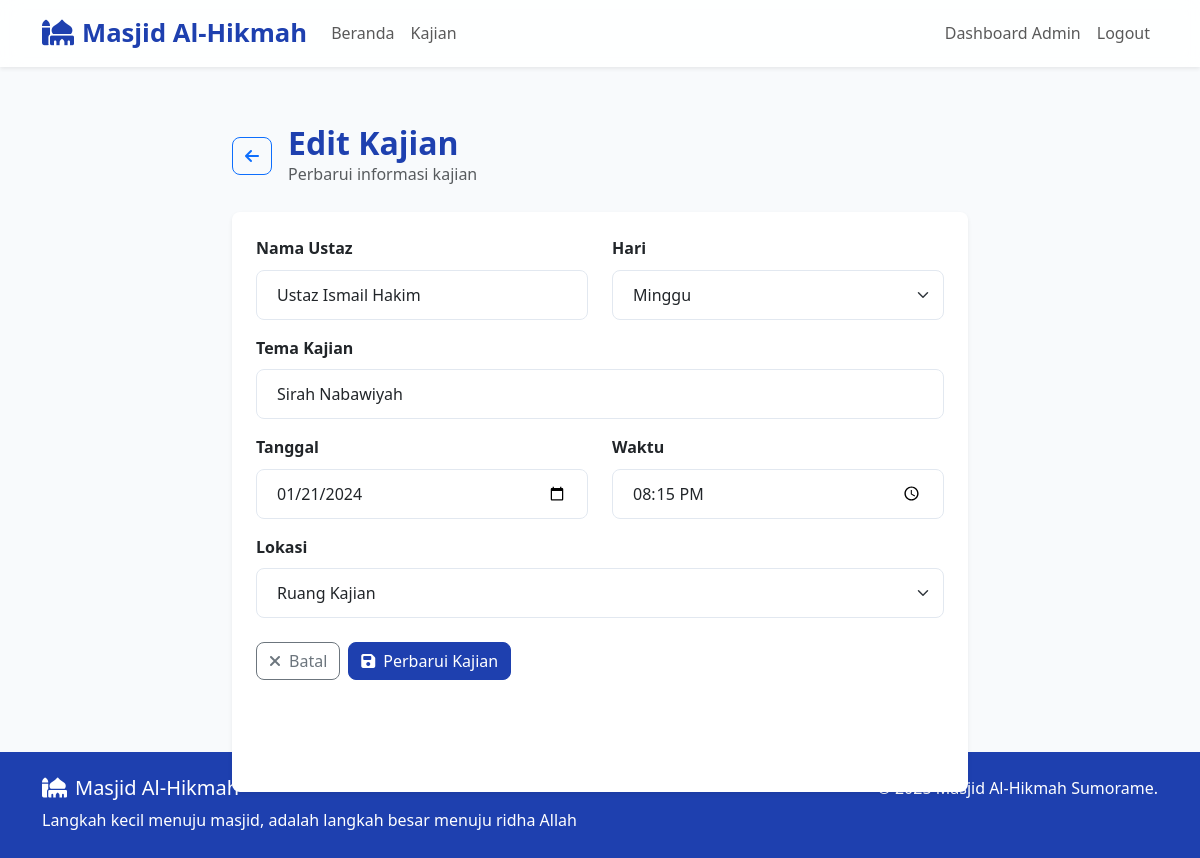
/admin/kajian/edit/4 (signed in), run on the app's committed database.
### tables this page shows
CREATE TABLE kajian (
                 id INTEGER PRIMARY KEY AUTOINCREMENT,
                 nama_ustaz TEXT NOT NULL,
                 tema_kajian TEXT NOT NULL,
                 hari TEXT NOT NULL,
                 tanggal TEXT NOT NULL,
                 waktu TEXT NOT NULL,
                 lokasi TEXT NOT NULL,
                 created_at TIMESTAMP DEFAULT CURRENT_TIMESTAMP);

### app.py (the view, shortened to what this page needs)
@app.route('/admin/kajian/edit/<int:id>', methods=['GET', 'POST'])
def edit_kajian(id):
    if not session.get('admin_logged_in'):
        flash('Silakan login terlebih dahulu!', 'error')
        return redirect(url_for('login'))
    conn = sqlite3.connect('masjid.db')
    c = conn.cursor()
    c.execute("SELECT * FROM kajian WHERE id = ?", (id,))
    kajian = c.fetchone()
    conn.close()
    if not kajian:
        flash('Kajian tidak ditemukan!', 'error')
        return redirect(url_for('admin_dashboard'))
    return render_template('edit_kajian.html', kajian=kajian)

### templates/edit_kajian.html (shortened to what this page needs)
{% extends "base.html" %}
{% block content %}
<div class="container pt-5">
    <div class="row justify-content-center">
        <div class="col-lg-8">
            <div class="d-flex align-items-center mb-4">
                <a href="{{ url_for('admin_dashboard') }}" class="btn btn-outline-primary me-3">
                    <i class="fas fa-arrow-left"></i>
                </a>
                <div>
                    <h2 class="fw-bold text-primary mb-0">Edit Kajian</h2>
                    <p class="text-muted mb-0">Perbarui informasi kajian</p>
                </div>
            </div>
            <div class="card border-0 shadow-sm">
                <div class="card-body p-4">
                    <form method="POST">
                        <div class="row">
                            <div class="col-md-6 mb-3">
                                <label for="nama_ustaz" class="form-label fw-semibold">Nama Ustaz</label>
                                <input type="text" class="form-control" id="nama_ustaz" name="nama_ustaz"
                                       value="{{ kajian[1] }}" required>
                            </div>
                            <div class="col-md-6 mb-3">
                                <label for="hari" class="form-label fw-semibold">Hari</label>
                                <select class="form-select" id="hari" name="hari" required>
                                    <option value="Minggu" {% if kajian[3] == 'Minggu' %}selected{% endif %}>Minggu</option>
                                </select>
                            </div>
                        </div>
                        <div class="mb-3">
                            <label for="tema_kajian" class="form-label fw-semibold">Tema Kajian</label>
                            <input type="text" class="form-control" id="tema_kajian" name="tema_kajian"
                                   value="{{ kajian[2] }}" required>
                        </div>
                        <div class="row">
                            <div class="col-md-6 mb-3">
                                <label for="tanggal" class="form-label fw-semibold">Tanggal</label>
                                <input type="date" class="form-control" id="tanggal" name="tanggal"
                                       value="{{ kajian[4] }}" required>
                            </div>
                            <div class="col-md-6 mb-3">
                                <label for="waktu" class="form-label fw-semibold">Waktu</label>
                                <input type="time" class="form-control" id="waktu" name="waktu"
                                       value="{{ kajian[5] }}" required>
                            </div>
                        </div>
                        <div class="mb-4">
                            <label for="lokasi" class="form-label fw-semibold">Lokasi</label>
                            <select class="form-select" id="lokasi" name="lokasi" required>
                                <option value="Ruang Kajian" {% if kajian[6] == 'Ruang Kajian' %}selected{% endif %}>Ruang Kajian</option>
                            </select>
                        </div>
                        <div class="d-flex gap-2">
                            <a href="{{ url_for('admin_dashboard') }}" class="btn btn-outline-secondary">
                                <i class="fas fa-times me-2"></i>Batal
                            </a>
                            <button type="submit" class="btn btn-primary">
                                <i class="fas fa-save me-2"></i>Perbarui Kajian
                            </button>
                        </div>
                    </form>
                </div>
            </div>
        </div>
    </div>
</div>
{% endblock %}

### static/css/style.css (style rules this page uses)
:root { --primary-color: #1e40af; --primary-dark: #1e3a8a; --primary-light: #3b82f6; --secondary-color: #64748b; --accent-color: #f59e0b; --success-color: #10b981; --error-color: #ef4444; --warning-color: #f59e0b; --light-bg: #f8fafc; --white: #ffffff; --dark-text: #1e293b; --muted-text: #64748b; --border-color: #e2e8f0; --font-family-sans-serif: "Segoe UI", Tahoma, Geneva, Verdana, sans-serif; --font-size-base: 1rem; --font-size-lg: 1.25rem; --font-size-sm: 0.875rem; --line-height-base: 1.6; --border-radius: 0.5rem; --shadow-sm: 0 4px 6px -1px rgba(0, 0, 0, 0.07), 0 2px 4px -1px rgba(0, 0, 0, 0.04); --shadow-md: 0 10px 15px -3px rgba(0, 0, 0, 0.1), 0 4px 6px -2px rgba(0, 0, 0, 0.05); --shadow-lg: 0 20px 25px -5px rgba(0, 0, 0, 0.1), 0 10px 10px -5px rgba(0, 0, 0, 0.04); }
* { margin: 0; padding: 0; box-sizing: border-box; }
body { font-family: var(--font-family-sans-serif); line-height: var(--line-height-base); color: var(--dark-text); background-color: var(--light-bg); padding-top: 76px; overflow-x: hidden; }
.btn { border-radius: var(--border-radius); font-weight: 500; transition: all 0.3s ease; }
.btn-primary { background-color: var(--primary-color); border-color: var(--primary-color); }
.text-primary { color: var(--primary-color) !important; }
.card { border: none; border-radius: var(--border-radius); box-shadow: var(--shadow-sm); transition: all 0.3s ease; height: 100%; }
.form-control, .form-select { border-radius: var(--border-radius); border: 1px solid var(--border-color); padding: 0.75rem 1.25rem; transition: all 0.3s ease; font-size: 1rem; }
.card, .form-control, .btn { animation: fadeInUp 0.5s ease-out forwards; }

### data on the page
kajian: nama_ustaz "Ustaz Ismail Hakim", hari "Minggu", tema_kajian "Sirah Nabawiyah", tanggal "01/21/2024", waktu "20:15", lokasi "Ruang Kajian"
